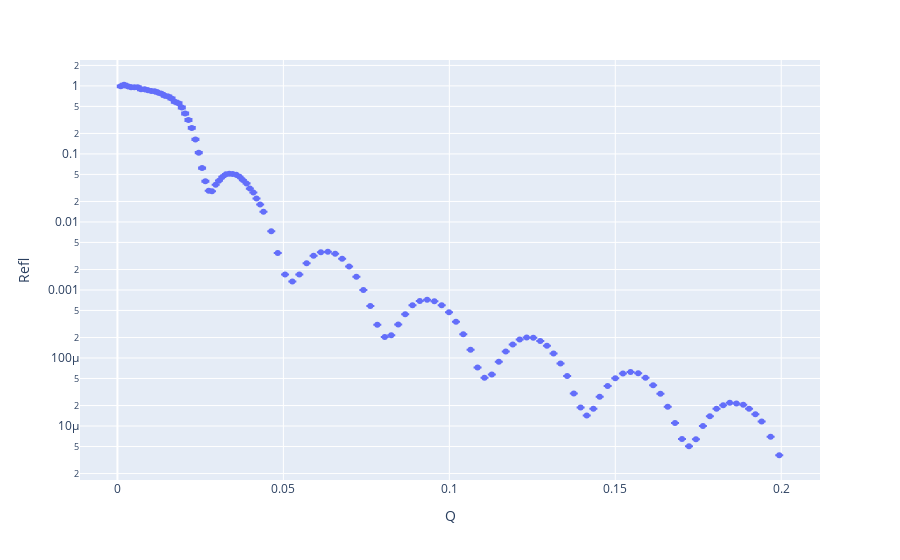

The notebook cell saved with this chart:
### Code cell
fig, ax = plt.subplots(sharex=True, gridspec_kw={"hspace": 0})
xrr_1 = ru.Refl()
xrr_1.display()
